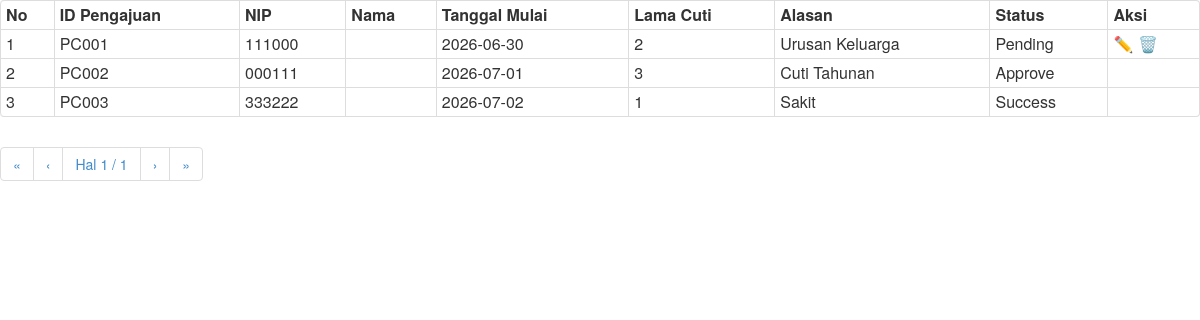
/approval/cekpengajuancuti.data.php, run on the app's committed database.
### tables this page shows
CREATE TABLE IF NOT EXISTS `pengajuancuti` (
  `idpengajuancuti` varchar(10) NOT NULL,
  `nik` varchar(12) NOT NULL,
  `idcuti` varchar(10) NOT NULL,
  `tanggalpengajuan` date NOT NULL,
  `tanggalmulai` date NOT NULL,
  `lamacuti` int(11) NOT NULL,
  `alasancuti` varchar(100) NOT NULL,
  `status` varchar(10) NOT NULL,
  PRIMARY KEY (`idpengajuancuti`),
  KEY `nik` (`nik`),
  KEY `idcuti` (`idcuti`)
);

### approval/cekpengajuancuti.data.php (the view, shortened to what this page needs)
<html>
<link href="../css/bootstrap.min.css" rel="stylesheet" media="screen">
<link href="../css/style.css" rel="stylesheet" type="text/css">
<?php
require '../function/koneksi.php';
include '../function/functionnya.php';
$sql = "SELECT * FROM Pengajuancuti";
$result = mysqli_query($connect, $sql);
$rpp = 10;
$page = isset($_GET["page"]) ? intval($_GET["page"]) : 1;
$tcount = mysqli_num_rows($result);
$tpages = ($tcount) ? ceil($tcount/$rpp) : 1;
$i = ($page-1)*$rpp;
$count = 0;
$no = $i + 1;
?>
<table class="table table-condensed table-bordered table-hover">
<thead>
<tr>
    <th>No</th>
    <th>ID Pengajuan</th>
    <th>NIP</th>
    <th>Nama</th>
    <th>Tanggal Mulai</th>
    <th>Lama Cuti</th>
    <th>Alasan</th>
    <th>Status</th>
    <th>Aksi</th>
</tr>
</thead>
<tbody>
<?php
while(($count < $rpp) && ($i < $tcount)) {
    mysqli_data_seek($result, $i);
    $data = mysqli_fetch_array($result);
?>
<tr>
    <td><?php echo $no++; ?></td>
    <td><?php echo $data['idpengajuancuti'] ?? ''; ?></td>
    <td><?php echo $data['nik'] ?? ''; ?></td>
    <td><?php echo $data['nama'] ?? ''; ?></td>
    <td><?php echo $data['tanggalmulai'] ?? ''; ?></td>
    <td><?php echo $data['lamacuti'] ?? ''; ?></td>
    <td><?php echo $data['alasancuti'] ?? ''; ?></td>
    <td><?php echo $data['status'] ?? ''; ?></td>
    <?php
    $statusnya = $data['status'] ?? '';
    if($statusnya == "Pending"){
    ?>
    <td>
        <a href="#dialog-cekpengajuancuti"
           id="<?php echo $data['idpengajuancuti']; ?>"
           class="ubah" data-toggle="modal">
            ✏️
        </a>
        <a href="#" class="hapus">🗑️</a>
    </td>
    <?php } else { ?>
    <td></td>
    <?php } ?>
</tr>
<?php
    $i++;
    $count++;
}
?>
</tbody>
</table>
<div>
<?php echo paginate_one("#data-pengajuancuti", $page, $tpages); ?>
</div>
</html>

### css/style.css (style rules this page uses)
html { background-color: #5D92BA; font-family: "Tenor Sans", sans-serif; }

### data on the page
pengajuancuti: idpengajuancuti "PC001", nik "111000", tanggalmulai "2026-06-30", lamacuti "2", alasancuti "Urusan Keluarga", status "Pending"
pengajuancuti: idpengajuancuti "PC002", nik "000111", tanggalmulai "2026-07-01", lamacuti "3", alasancuti "Cuti Tahunan", status "Approve"
pengajuancuti: idpengajuancuti "PC003", nik "333222", tanggalmulai "2026-07-02", lamacuti "1", alasancuti "Sakit", status "Success"

### other printed values
$page "1"
$tpages "1"
